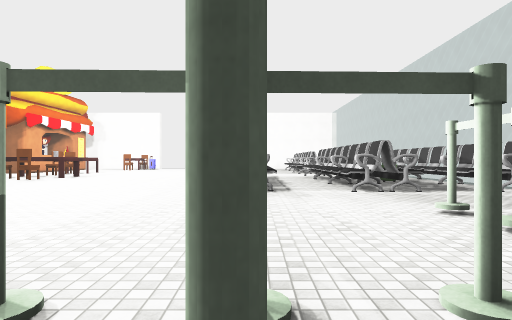
view 1 (above)

24 first-person views from a walk through a Unity game level. The camera is 1.5 m above the floor, looks level and sees 75° across. The floor is counted in squares, 2 m on a side. Each view is taken from the middle of a square. On the plan, view 1 faces up. The plan holds only what a view shows up to about 11 squares ahead; the rest is blank. The player character is not drawn. Some animated figures are left out. Some surface patterns are stand-ins.

view 2
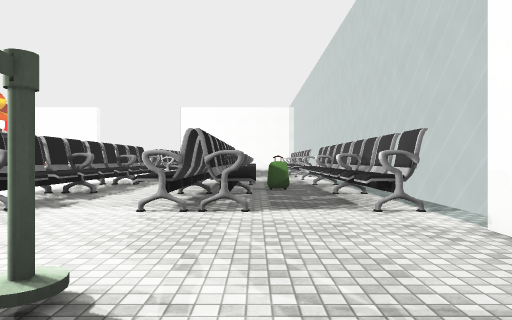

view 3
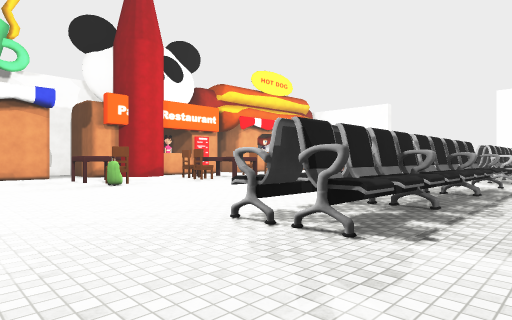

view 4
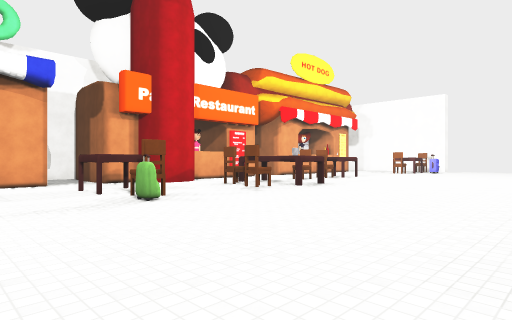

view 5
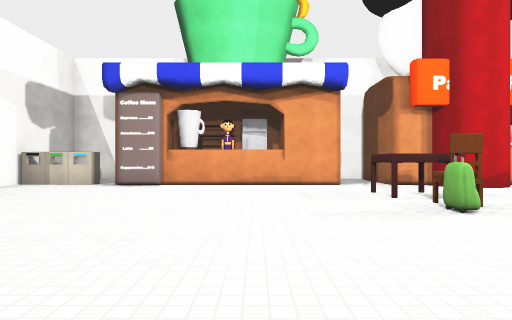

view 6
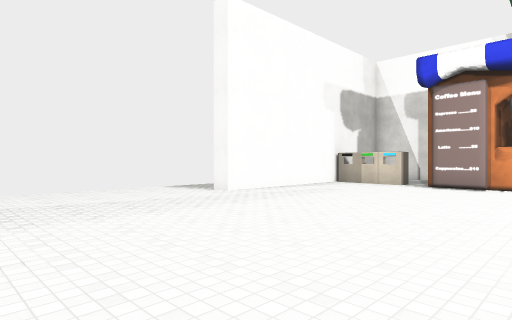

view 7
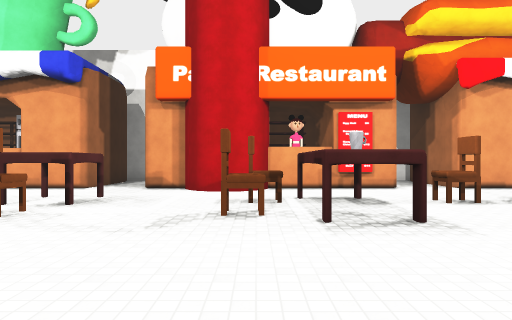

view 8
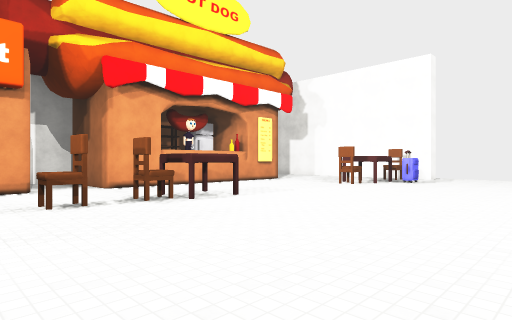

view 9
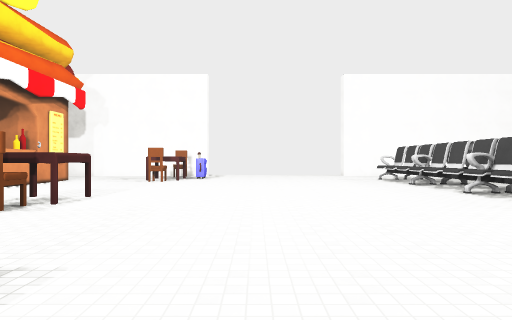

view 10
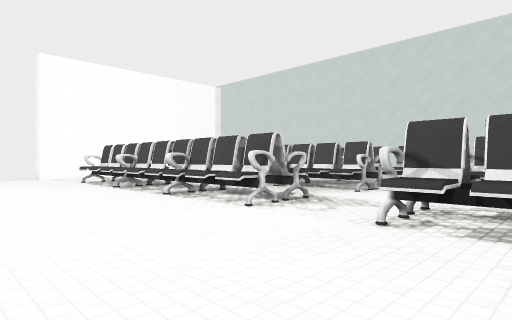

view 11
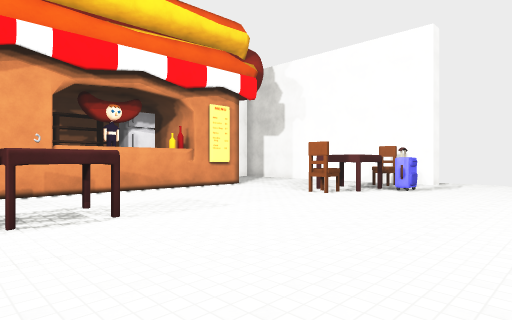

view 12
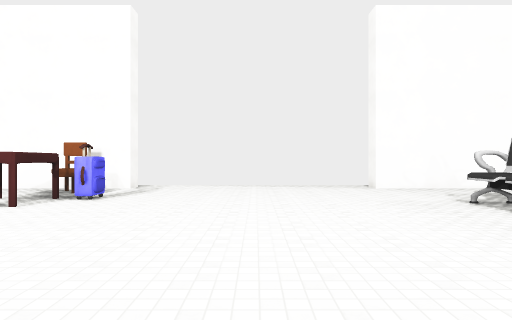

view 13
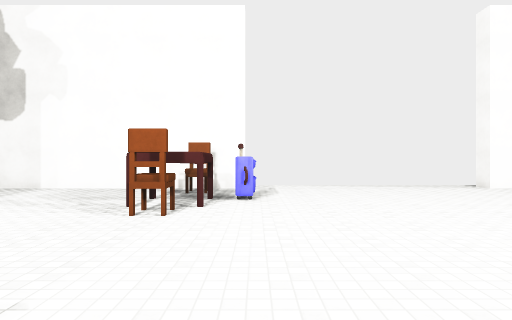

view 14
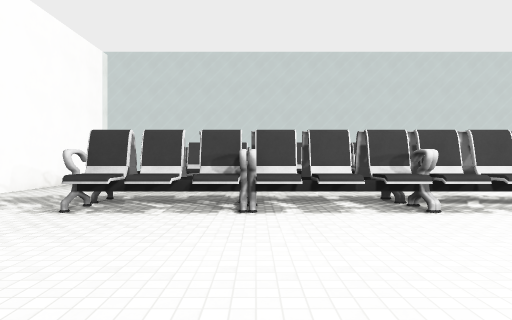

view 15
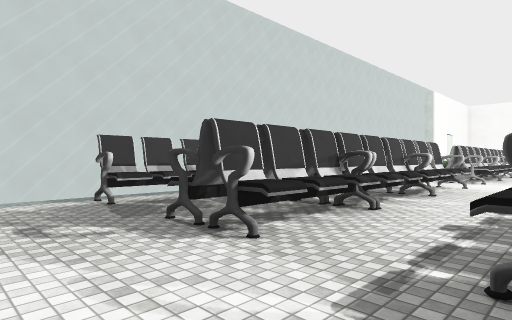

view 16
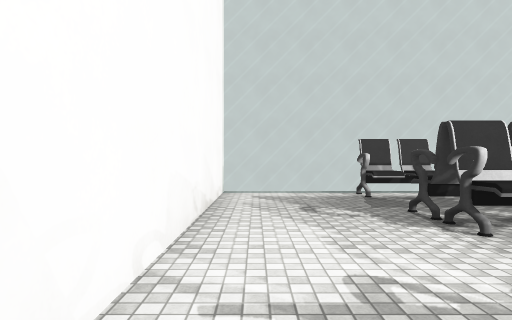

view 17
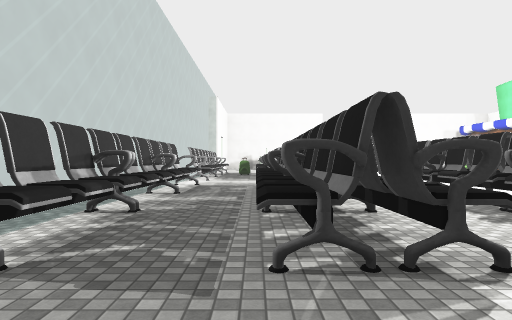

view 18
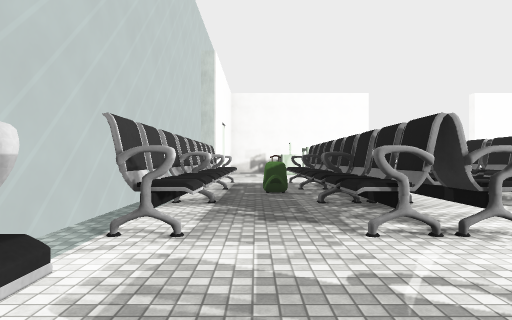

view 19
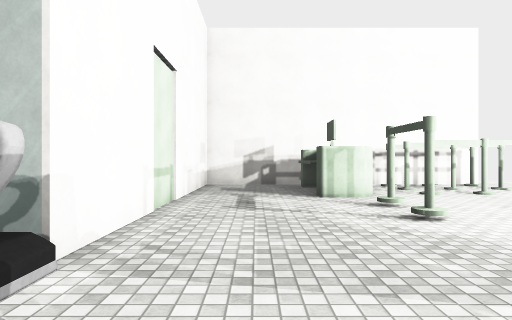

view 20
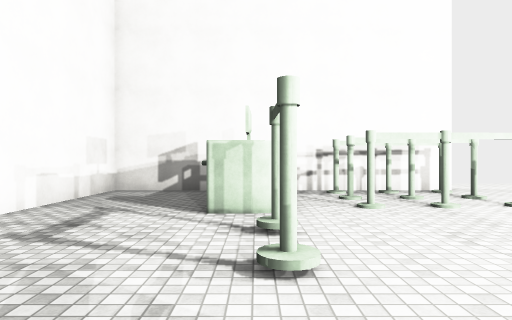

view 21
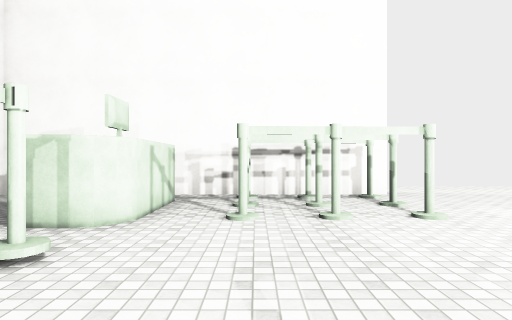

view 22
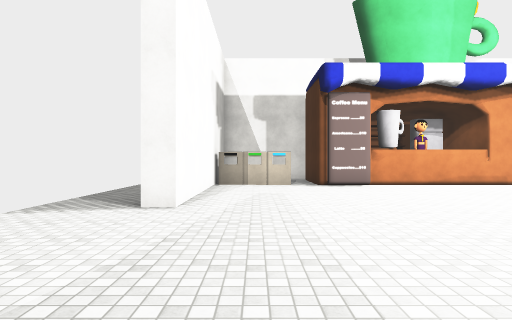

view 23
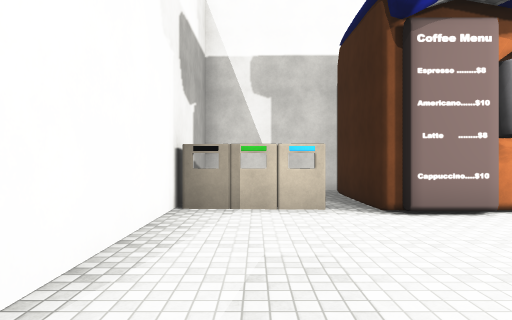

view 24
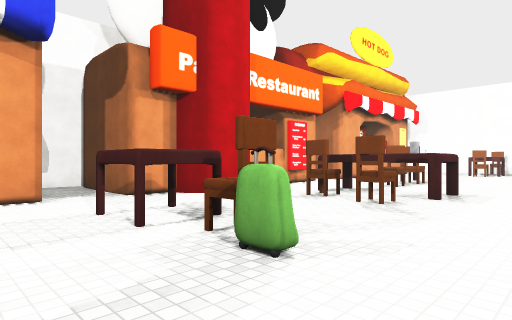

### Floor plan
Key: @ floor where view 1 was taken; # wall or solid block; . floor; = window, fence, low wall or low ledge; ^ raised ledge; M mug; O other object.
Columns run from 16 left of view 1 to 7 right of it. Each row starts with its distance up from view 1.
 29  #######.......########=
 28   .....O...............=
 27    ....................=
 26    ...OOO..............=
 25    #...O.......OO..#O.^
 24    #...........OO..#O.^
 23    #...........OO..#O.#
 22    #...........OO..#O.^
 21    #...........OO..#O.^
 20    #...........OO..#O.^
 19 ####..O........OO..#O.^
 18 #.....O........OO..#O.^
 17 #.....O................
 16    #...................=
 15    #..O O......OO..#O.^=
 14    #..OOO......OO..#..^=
 13    #..OO.......OO..#O.#
 12    ##..........OO..#O.^
 11    #...........OO..#O.^
 10 ####..O........OO..#O.#
  9 #.....OOO......OO..#O.^=
  8 ####...........OO..#O.^=
  7    #...................=
  6    #...................#
  5    O...................#
  4    M...................#
  3    #...................#
  2 ####............##.#...#
  1 #.OO............##.#...#
  0 #.OO............@..#...#
 -1 ###O####.......#########
 -2       .........
 -3       ........

Where each view was taken, in squares from view 1:
view 1: 0 up, 0 right, facing up
view 2: 3 up, 4 right, facing up
view 3: 5 up, 2 right, facing up-left
view 4: 6 up, 2 left, facing up-left
view 5: 6 up, 3 left, facing left
view 6: 5 up, 3 left, facing down-left
view 7: 13 up, 4 left, facing left
view 8: 15 up, 4 left, facing up-left
view 9: 13 up, 6 left, facing up
view 10: 14 up, 5 left, facing up-right
view 11: 18 up, 5 left, facing up-left
view 12: 20 up, 5 left, facing up
view 13: 20 up, 8 left, facing up
view 14: 23 up, 6 left, facing right
view 15: 28 up, 0 right, facing down-right
view 16: 28 up, 1 left, facing right
view 17: 28 up, 4 right, facing down
view 18: 19 up, 5 right, facing down
view 19: 9 up, 5 right, facing down
view 20: 7 up, 3 right, facing down
view 21: 6 up, 1 right, facing down
view 22: 0 up, 3 left, facing left
view 23: 0 up, 8 left, facing left
view 24: 7 up, 6 left, facing up-left
